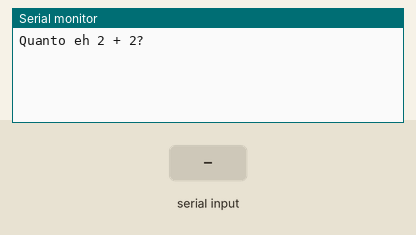
Recording of a sketch running on a simulated Arduino Uno, built with avr-gcc and run on an emulated ATmega328P. Shown: the last lines printed to the serial monitor. The inputs (shaded band) are chosen by the test bench.

Above: at 0.9 s.
1.0 s: "sim" received over Serial
At 3.2 s:
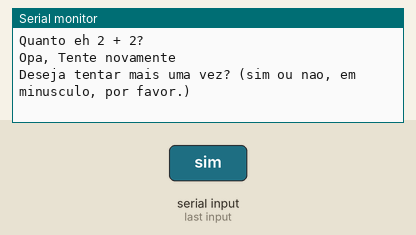
3.5 s: "90,45\n" received over Serial
At 5.8 s:
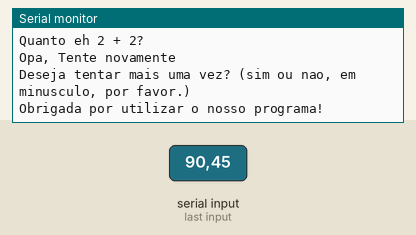

Measured:
- after the input at 1.0 s, the serial monitor: prints a new line after 1.0 s (image 1)
- after the input at 3.5 s, the serial monitor: prints a new line after 1.0 s (image 2)

The sketch:

tentativa_de_conta_com_repeti_o1.ino
```cpp
/*Faça um programa que pede ao usuário o
resultado de uma conta simples, como "Quanto é 2 + 2?".
a. Se a resposta estiver errada, exiba "Tente novamente"
e pergunte se ele quer tentar de novo.
b. Se a resposta estiver certa, exiba "Parabéns!".*/

int resposta, repetir;

void setup()
{
  Serial.begin(9600);

  do{
  Serial.println("Quanto eh 2 + 2?");
  while (! Serial.available());
  resposta = Serial.parseInt();

    if(resposta == 4){
    Serial.println("Parabens!");
    }else{
     Serial.println("Opa, Tente novamente");
     Serial.println("Deseja tentar mais uma vez? (sim ou nao, em minusculo, por favor.) \n");
     while( ! Serial.available());

      if(Serial.readString() == "sim"){
        repetir = 1;
      } else {
      repetir = 0;
        Serial.println("Obrigada por utilizar o nosso programa!");
      }
    }

  }while(repetir == 1);

}

void loop()
{
  //sem instruções
}
```
